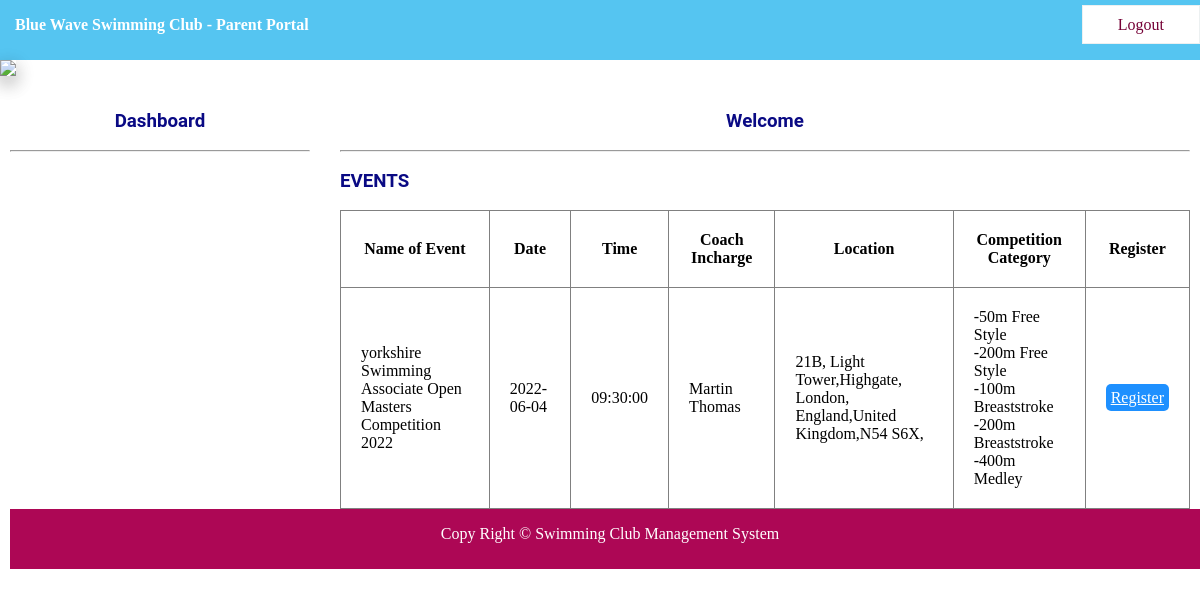
Screenshot of /parentevent.php with the database file from the repository.
### tables this page shows
CREATE TABLE `event` (
  `EID` int(11) NOT NULL,
  `ENAME` varchar(150) NOT NULL,
  `EDATE` date NOT NULL,
  `ETIME` time NOT NULL,
  `ECOACH` varchar(150) NOT NULL,
  `EADDRESS1` varchar(150) NOT NULL,
  `EADDRESS2` varchar(150) NOT NULL,
  `ECITY` varchar(150) NOT NULL,
  `ESTATE` varchar(150) NOT NULL,
  `ECOUNTRY` varchar(150) NOT NULL,
  `EPIN` varchar(150) NOT NULL,
  `EC1` varchar(150) NOT NULL,
  `EC2` varchar(150) NOT NULL,
  `EC3` varchar(150) NOT NULL,
  `EC4` varchar(150) NOT NULL,
  `EC5` varchar(150) NOT NULL
);

### parentevent.php (the view, shortened to what this page needs)
<?php
include "database.php";
?>
<!DOCTYPE html>
<html>
<head>
<link rel="stylesheet" type="text/css" href="css/style.css">
</head>
<body>
    <?php include "parentnavbar.php"?>
    <img src="images/2.png" class="sha" width=100% >
    <div id="section">
    <?php include "parentsidebar.php"?>
     <div id="content">
        <h3 class="text">Welcome <?php echo $_SESSION["PNAME"]; ?></h3><br><hr><br>
        <h3>EVENTS</h3><br>
    <div class="tbox">
<table border="1px">
    <tr>
        <th>Name of Event</th>
        <th>Date</th>
        <th>Time</th>
        <th>Coach Incharge</th>
        <th>Location</th>
        <th>Competition Category</th>
        <th>Register</th>
    </tr>
    <?php
    $x = "select * from event";
    $res=$db->query($x);
    if($res->num_rows>0){
    while($r=$res->fetch_assoc()){
        echo "<tr>
        <td> {$r["ENAME"]}</td>
        <td> {$r["EDATE"]}</td>
        <td> {$r["ETIME"]}</td>
        <td> {$r["ECOACH"]}</td>
        <td> {$r["EADDRESS1"]},{$r["EADDRESS2"]}, {$r["ECITY"]}, {$r["ESTATE"]},{$r["ECOUNTRY"]},{$r["EPIN"]},</td>
    <td>-{$r["EC1"]}<br>-{$r["EC2"]}<br>-{$r["EC3"]}<br>-{$r["EC4"]}<br>-{$r["EC5"]}</td>
    <td> <a href= 'parenteventregisteration.php?id={$r["EID"]}' class='btnr'>Register</td>
        </tr>";
    }
}else{
    }
    ?>
</table>
    </div>
    </div>
<div class="footer">
    <footer><p>Copy Right &copy; Swimming Club Management System</p></footer>
</div>
</body>
</html>

### CSS/style.css (style rules this page uses)
* { padding: 0px; margin: 0px; }
html { background: white; }
h1,h2,h3,h4,h5,h6,label { font-family: roboto; color: rgb(10, 10, 132); }
.footer { background: #ad0755; height: 60px; width: 100%; float: left; }
footer { text-align: center; color: white; line-height: 50px; }
.sha { -webkit-box-shadow: 0 8px 17px 0 rgba(0, 0, 0, 0.2), 0 6px 20px 0 rgba(0, 0, 0, 0.19); -moz-box-shadow: 0 8px 17px 0 rgba(0, 0, 0, 0.2), 0 6px 20px 0 rgba(0, 0, 0, 0.19); box-shadow: 0 8px 17px 0 rgba(0, 0, 0, 0.2), 0 6px 20px 0 rgba(0, 0, 0, 0.19); }
#section { height: auto; width: 1200px; margin-left: 10px; font-family: Cambria, Cochin, Georgia, Times, 'Times New Roman', serif; }
#content { margin-top: 30px; height: auto; width: 850px; float: left; }
.text { text-align: center; }
.tbox { float: left; }
.tbox table { border-collapse: collapse; }
tr, td, th { padding: 20px; }
.btnr { border-radius: 5px; padding: 5px; background-color: dodgerblue; color: white; }

### rows the page displays
event: ENAME "yorkshire Swimming Associate Open Masters Competition 2022", EDATE "2022-06-04", ETIME "09:30:00", ECOACH "Martin Thomas", EADDRESS1 "21B, Light Tower", EADDRESS2 "Highgate", ECITY "London", ESTATE "England", ECOUNTRY "United Kingdom", EPIN "N54 S6X", EC1 "50m Free Style", EC2 "200m Free Style", EC3 "100m Breaststroke", EC4 "200m Breaststroke", EC5 "400m Medley"
